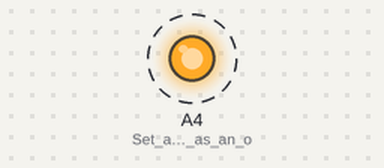
Recording of a sketch running on a simulated Arduino Uno, built with avr-gcc and run on an emulated ATmega328P. Parts: output pins drawn as LEDs (lit = HIGH). Dashed ring = blinking.

Above: at 0.5 s.
Timing chart, 0 to 4.6 s (numbered marks = the images above):
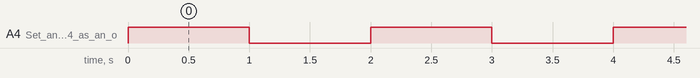

Measured:
- by itself, A4 (Set_analog_pin_A4_as_an_o): alternates HIGH for 1.0 s and LOW for 1.0 s

The sketch:

CG_Bot_Blink_a_LED_Analog_Write.ino
```cpp
void setup()
{
  pinMode(A4, OUTPUT);   // Set analog pin A4 as an output for LED1
}

void loop()
{
  analogWrite(A4, 255);  // Set LED1 connected to A4 to maximum brightness (255)
  delay(1000);            // Wait for 1000 milliseconds (1 second) with LED1 ON at full brightness

  analogWrite(A4, 0);    // Set LED1 connected to A4 to 0 brightness (OFF)
  delay(1000);            // Wait for 1000 milliseconds (1 second) with LED1 OFF
}
```
